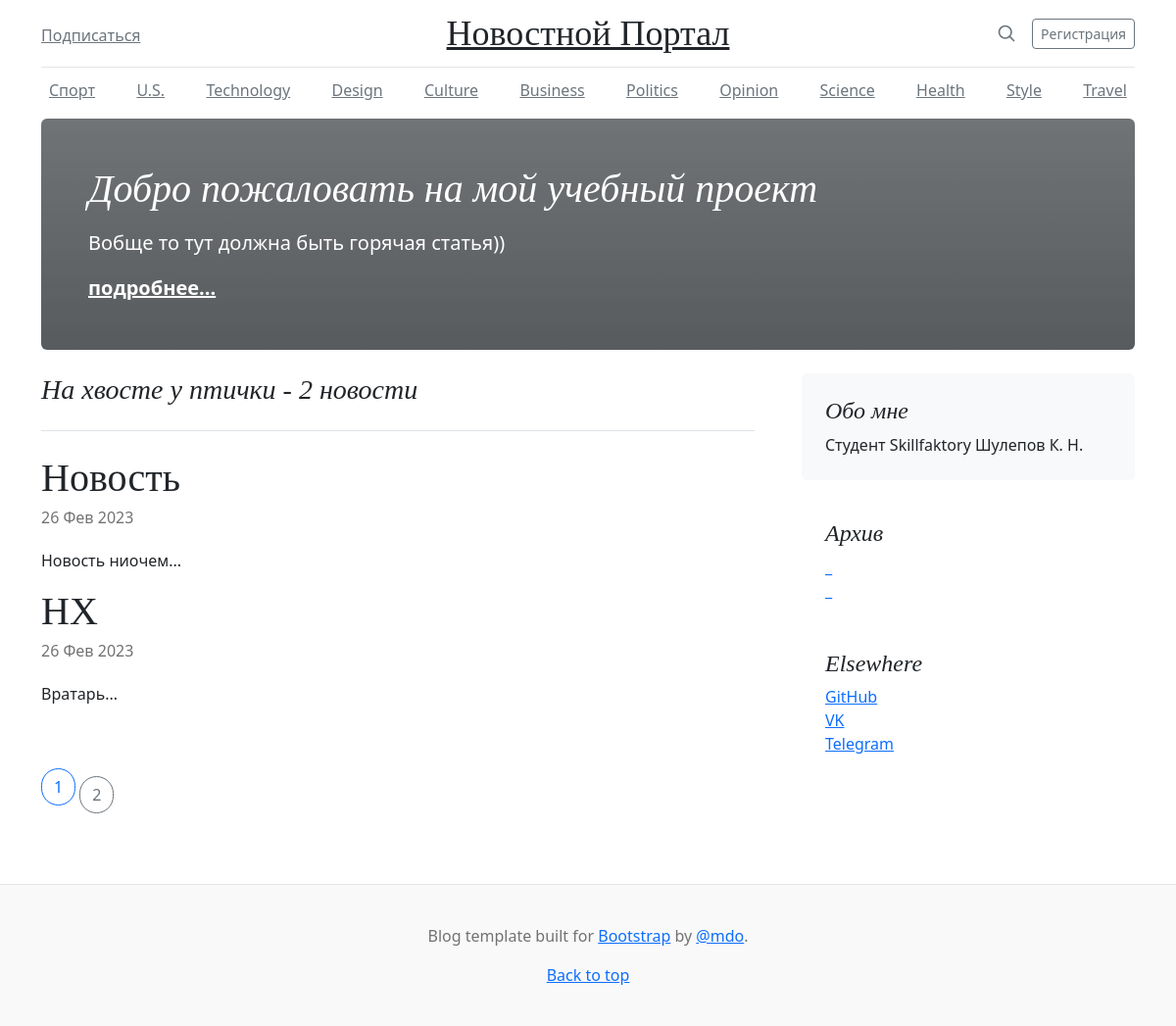
The page /news/ on the database as committed earlier.
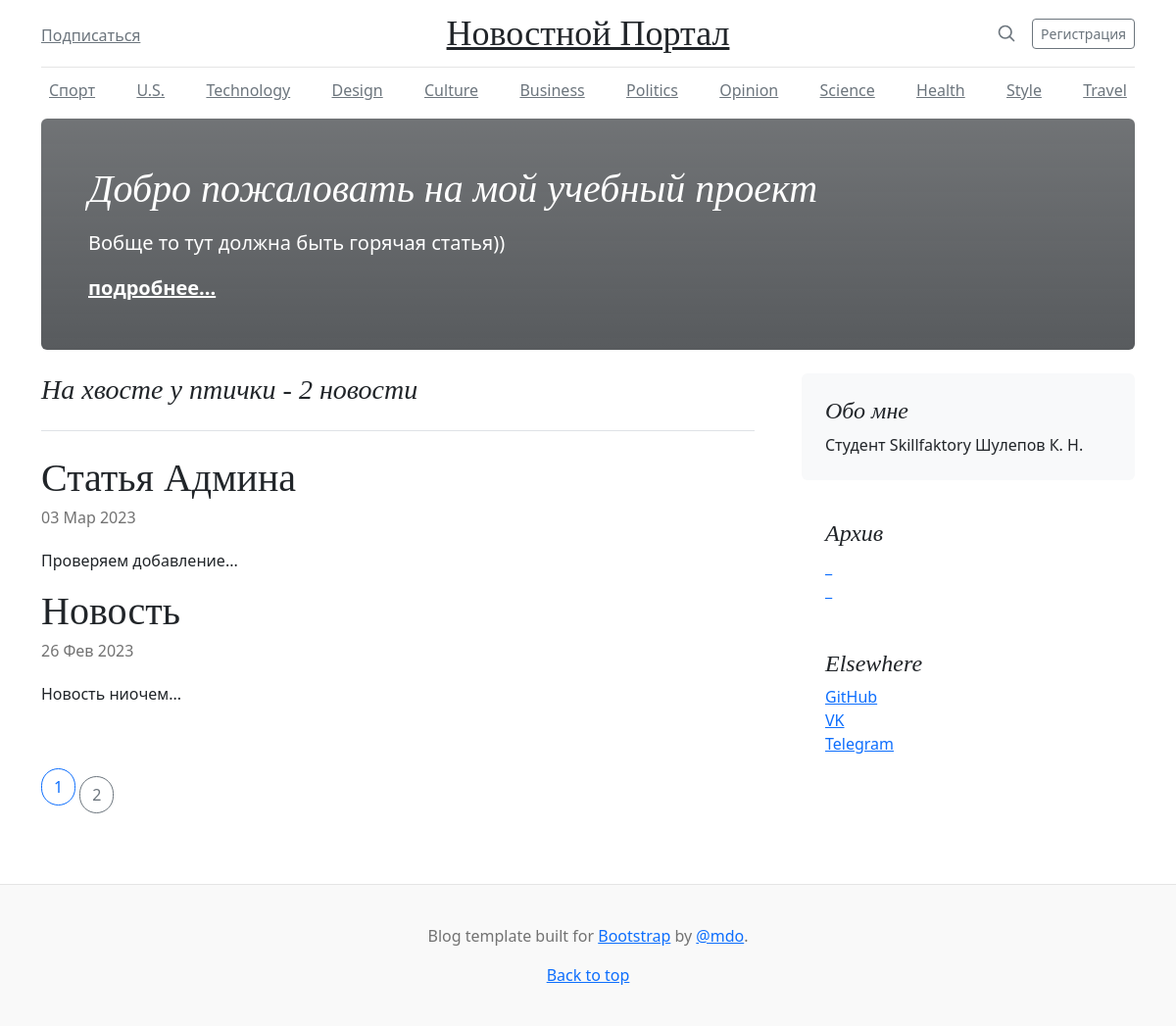
The same page on the database as committed later.
### newsapp/models.py (models this page shows, shortened)
class Post(models.Model):
    article = 'AR'
    news = 'NE'
    TYPE = ((article, 'статья'), (news, 'новость'))
    type = models.CharField(max_length=2, choices=TYPE, default=news)
    post_date = models.DateTimeField(auto_now_add=True)
    title = models.CharField(max_length=128)
    post_text = models.TextField()
    post_rate = models.IntegerField(default=0)
    author = models.ForeignKey(Author, on_delete=models.CASCADE)
    category = models.ManyToManyField(Category, through='PostCategory')
    def preview(self):
        return f"{self.post_text[:20]}..."

### newsapp/views.py (the view)
# urls.py: path('', PostsList.as_view(), name='posts'),
class PostsList(ListView):
    model = Post
    ordering = '-post_date'
    template_name = 'news.html'
    context_object_name = 'posts'
    paginate_by = 2
    def get_queryset(self):
        queryset = super().get_queryset()
        self.filterset = PostFilter(self.request.GET, queryset)
        return self.filterset.qs
    def get_context_data(self, **kwargs):
        context = super().get_context_data(**kwargs)
        context['filterset'] = self.filterset
        return context

### newsapp/templatetags/filters.py (called while the page is built)
@register.filter()
def censor(text):
    if type(text) is not str:
        raise TypeError(f"фильтр не может принять  {type(text)}, только <str>")
    for word in BAD_WORDS:
        if word in text:
            text = text.replace(word, (word[0] + ("*" * (len(word) - 1))))
    return text

### templates/news.html (shortened to what this page needs)
{% extends 'flatpages/default.html' %}
{% load filters %}
{% if posts %}
    {% block amount2 %}
        {{ posts |length }} новости
    {% endblock amount2 %}
    {% block content %}
        {% for post in posts %}
        <h2 class="blog-post-title mb-1">{{post.title |censor }}</h2>
        <p class="blog-post-meta">{{post.post_date  |date:'d M Y'}}</p>
        <p> {{post.preview |censor }} </p>
        {% endfor %}
    {% endblock content %}
{% else %}
    <h2>Нет статей</h2>
{% endif %}

Rows that differ between the two databases and show on the page:
no longer on this page (row unchanged): Post: title|censor "НХ", post_date "26 Фев 2023", preview|censor "Вратарь..."
added Post: title|censor "Статья Админа", post_date "03 Мар 2023", preview|censor "Проверяем добавление..."
